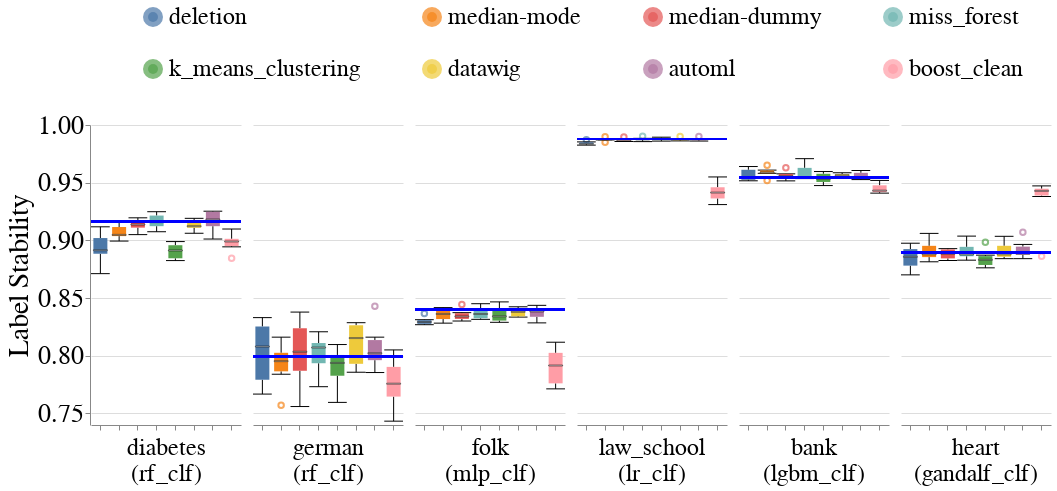

This figure's notebook cell:
### Code cell
create_box_plots_for_diff_imputers_and_datasets(train_injection_scenario='mixed_exp',
                                                test_injection_scenario='MCAR1 & MAR1 & MNAR1',
                                                metric_name='label_stability',
                                                db_client=db_client)

### Figure 1 — Vega-Lite specification as saved in the notebook (floating-point values rounded to 4 significant figures; data arrays with more than 128 entries replaced by an {"elided": "..."} marker saying what was removed)
{"config": {"view": {"continuousWidth": 400, "continuousHeight": 300, "stroke": null}, "axis": {"labelFontSize": 26, "labelFontWeight": "normal", "titleFontSize": 28, "titleFontWeight": "normal"}, "facet": {"spacing": 10}, "header": {"labelFontSize": 24, "labelOrient": "bottom", "labelPadding": 5, "titleFontSize": 28}, "legend": {"columns": 4, "direction": "horizontal", "labelFontSize": 24, "labelLimit": 400, "orient": "top", "symbolOffset": 50, "symbolStrokeWidth": 10, "titleAnchor": "middle", "titleFontSize": 26, "titleLimit": 300}, "title": {"fontSize": 28}}, "data": {"name": "data-e72957482720643b2ab5eefc3feacfdb"}, "facet": {"column": {"field": "Dataset_Name_With_Model_Name", "sort": {"field": "Dataset_Sequence_Number", "order": "ascending"}, "title": null, "type": "nominal"}}, "spec": {"layer": [{"mark": {"type": "boxplot", "median": {"stroke": "black", "strokeWidth": 0.7}, "ticks": true}, "encoding": {"color": {"field": "Null_Imputer_Name", "sort": ["deletion", "median-mode", "median-dummy", "miss_forest", "k_means_clustering", "datawig", "automl", "boost_clean"], "title": null, "type": "nominal"}, "x": {"axis": {"labels": false}, "field": "Null_Imputer_Name", "sort": ["deletion", "median-mode", "median-dummy", "miss_forest", "k_means_clustering", "datawig", "automl", "boost_clean"], "title": null, "type": "nominal"}, "y": {"field": "Metric_Value", "scale": {"zero": false}, "title": "Label Stability", "type": "quantitative"}}}, {"mark": "rule", "encoding": {"color": {"value": "blue"}, "size": {"value": 2}, "y": {"field": "Baseline_Median", "type": "quantitative"}}}], "height": 300, "width": 150}, "resolve": {"scale": {"y": "shared"}}, "$schema": "https://vega.github.io/schema/vega-lite/v4.17.0.json", "datasets": {"data-e72957482720643b2ab5eefc3feacfdb": {"elided": "288 records"}}}
